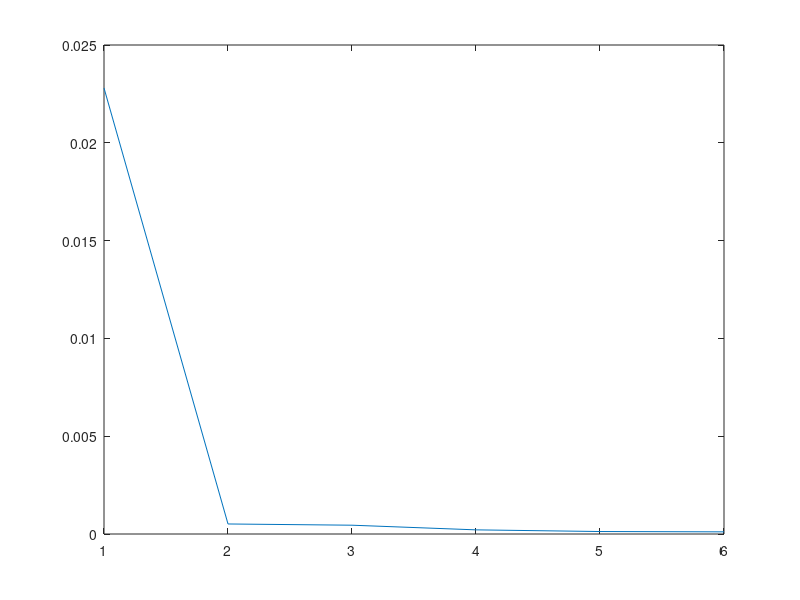

MATLAB code to generate this figure:
%Dataset
PLR = [0.2 0.3 0.4 0.5 0.6 0.7 0.8 0.9 1.0];
FFLP = [0.05 0.11 0.19 0.28 0.39 0.51 0.68 0.84 1.00];

%Polynomial Model Fitting 1st Until 6th Order
order1 = polyfit(PLR,FFLP,1);
order2 = polyfit(PLR,FFLP,2);
order3 = polyfit(PLR,FFLP,3);
order4 = polyfit(PLR,FFLP,4);
order5 = polyfit(PLR,FFLP,5);
order6 = polyfit(PLR,FFLP,6);

%Estimator
fx1 = polyval(order1,PLR);
fx2 = polyval(order2,PLR);
fx3 = polyval(order3,PLR);
fx4 = polyval(order4,PLR);
fx5 = polyval(order5,PLR);
fx6 = polyval(order6,PLR);

%Cost Function
j1 = sum((fx1-FFLP).^2);
j2 = sum((fx2-FFLP).^2);
j3 = sum((fx3-FFLP).^2);
j4 = sum((fx4-FFLP).^2);
j5 = sum((fx5-FFLP).^2);
j6 = sum((fx6-FFLP).^2);

%Plot Cost Function
x=[1:6];
j = [j1 j2 j3 j4 j5 j6];
plot(x,j);